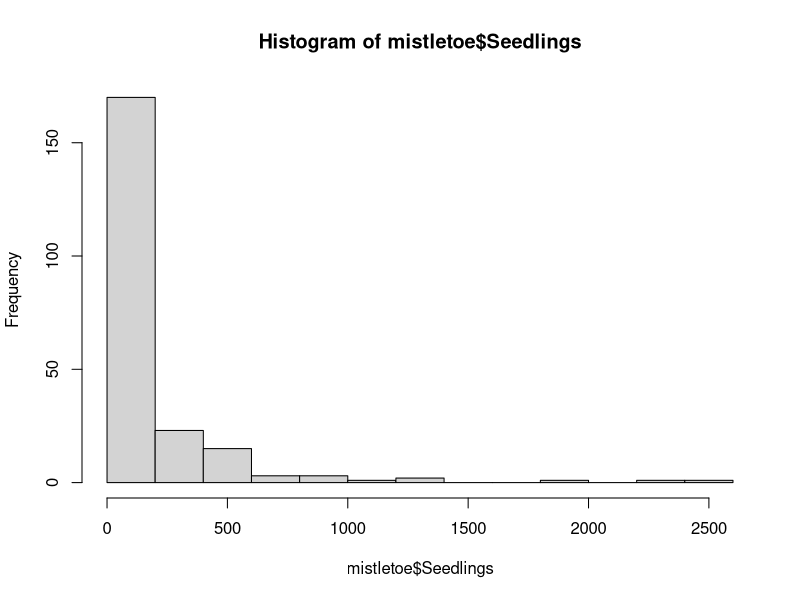
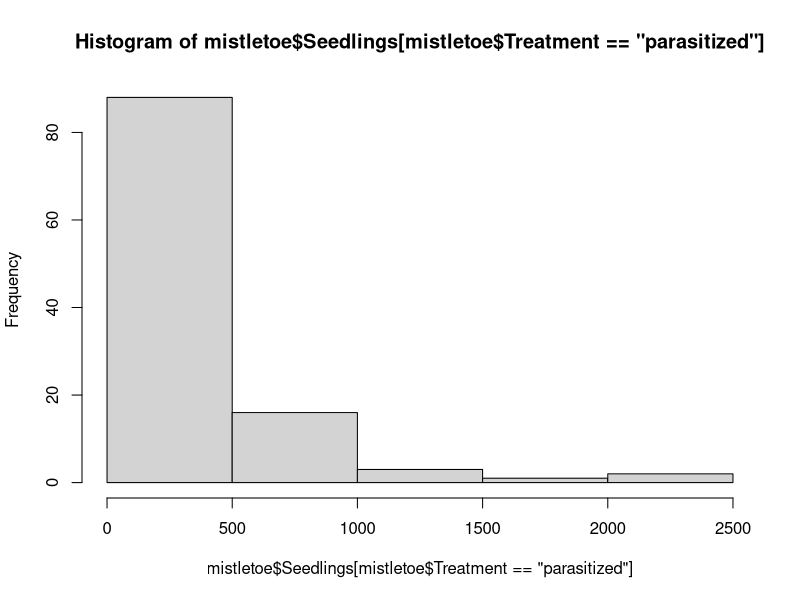
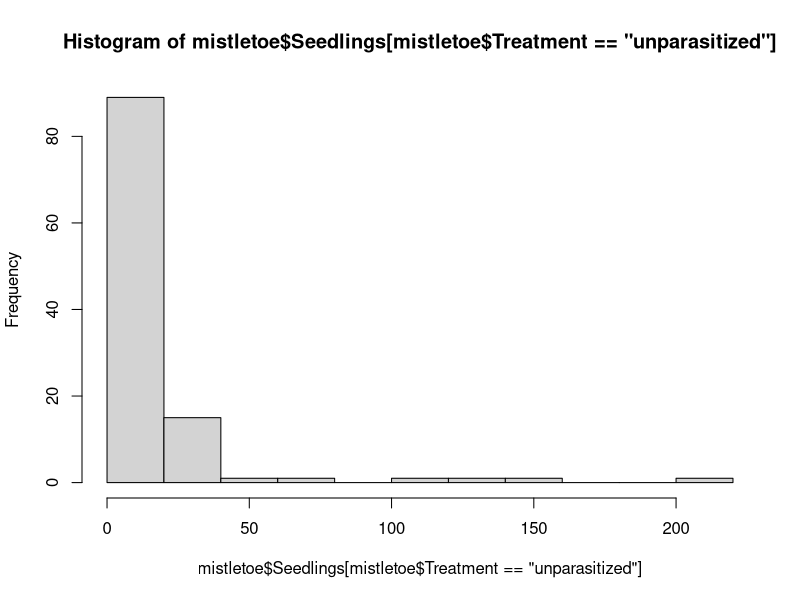
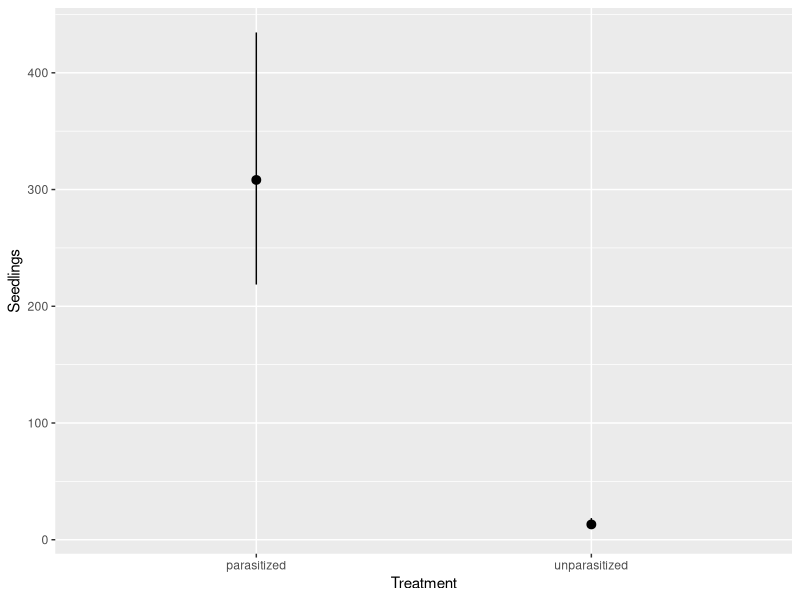
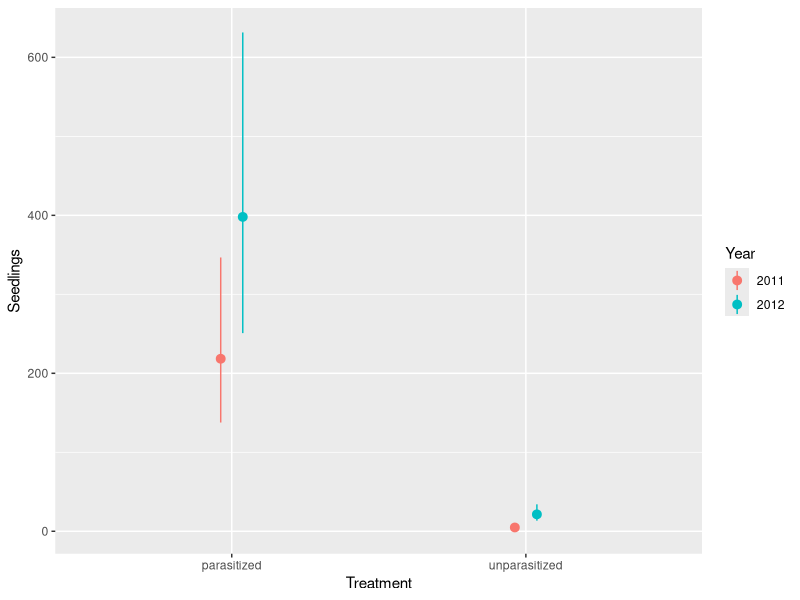
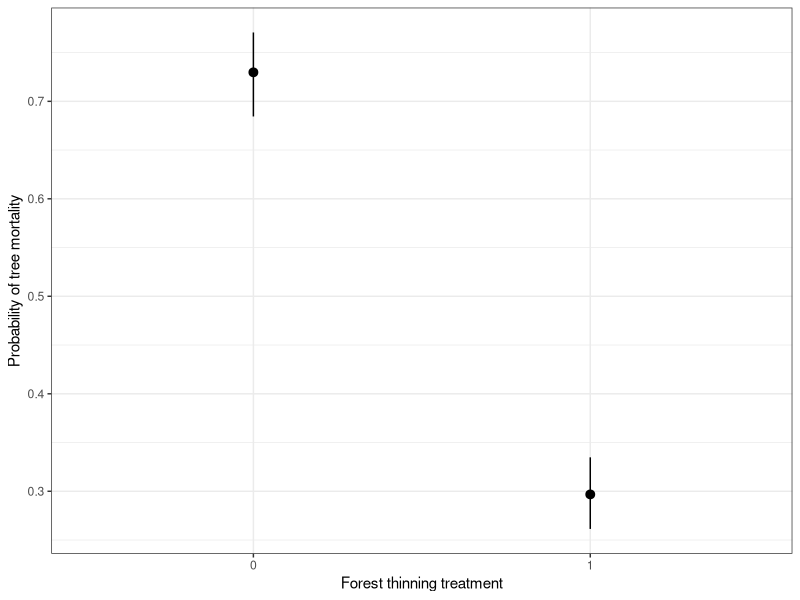
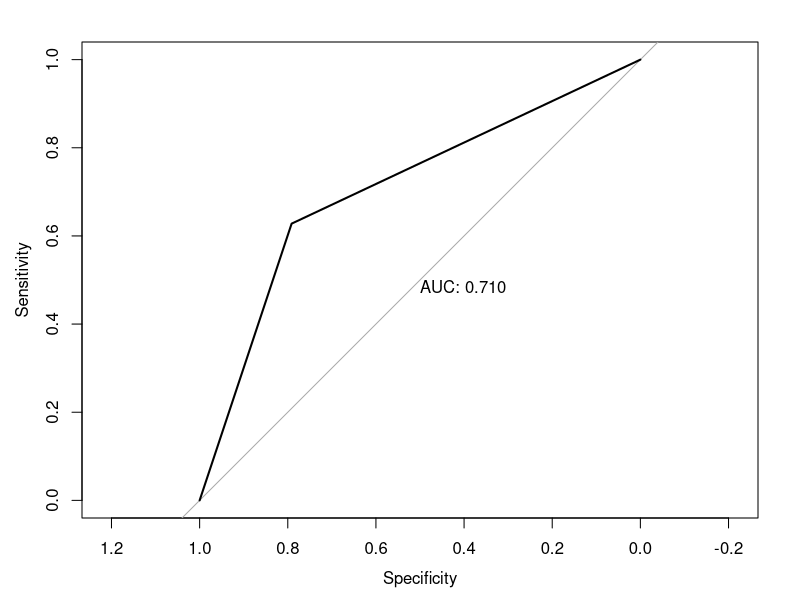
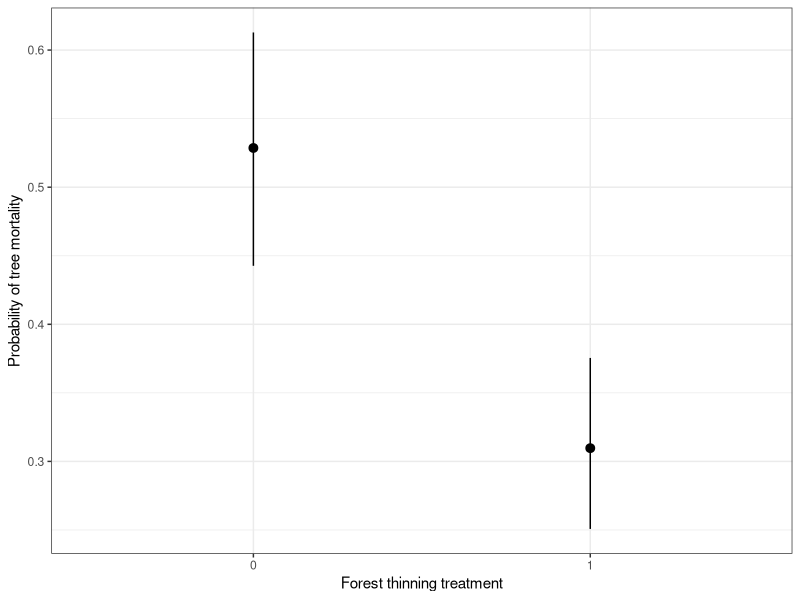

Here is the R script that generated these plots, in order:
## Homework 4 Submission ## 

## Load packages:
library(MASS)
library(tidyverse)
library(marginaleffects)
library(modelr)
library(pROC)

## Question 1:

mistletoe <- read.csv("mistletoes.csv")
head(mistletoe)

## 1a)

# The response variable (seedlings) is discrete and bounded between 0 and infinity (count data).
# For this research question, it looks like the only predictor is treatment, which is categorical.
# I could use Poisson or Negative Binomial distributions for this data. Between the two, I will choose Nbin, as it is able to capture all shapes that Poisson can but I do not have to worry about overdispersion.

# the glm.nb() function from the MASS package automatically fits a Nbin GLM using the log link function without having to specify family or link in the model.

# Fit model
seedling_mod <- glm.nb(Seedlings ~ Treatment, data = mistletoe)
summary(seedling_mod)

# Create predictions from model. Because the model is on the log scale, I need to convert predictions to the scale of the response so they are comparable.
mistletoe$yhat <- exp(predict(seedling_mod, mistletoe))

# create MAE function
MAE <- function(observed, yhat) {
  (mean(abs(observed - yhat)))
}

# Calculate model fit using MAE
MAE(observed = mistletoe$Seedlings, yhat = mistletoe$yhat) # MAE = 145.8
mean(mistletoe$Seedlings) # 160.6 seedlings
hist(mistletoe$Seedlings)

range(mistletoe$Seedlings[mistletoe$Treatment == "parasitized"]) #0 - 2472
range(mistletoe$Seedlings[mistletoe$Treatment == "unparasitized"])  #0 - 209

hist(mistletoe$Seedlings[mistletoe$Treatment == "parasitized"])
hist(mistletoe$Seedlings[mistletoe$Treatment == "unparasitized"])
#Huge difference in range between the treatments, but both treatments have the highest count of 0 by far.

# MAE = 145.8. This can be interpreted the model's average error in predicting the number of seedlings is about 146 seedlings off. This is quite high, especially considering that value is close to the average count of seedlings in our dataset. I believe the large MAE is due to the handful of extreme seedling counts in our dataset; because MAE is the absolute average error, these counts will inflate the average error within our dataset.

# Because RMSE gives higher weight to larger errors, I think the RMSE value should be much higher than the MAE value. I will calculate RMSE to test my idea that the high MAE is due to the extreme counts in our dataset and is not due to error in my code.
rmse <- sqrt(mean((mistletoe$Seedlings - mistletoe$yhat)^2))
print(rmse) #301

# The RMSE value is over double my MAE value, which I believe supports my suspicions above.
# I will conclude that this model is poorly fitting.


## 1b)

plot_predictions(seedling_mod, condition = "Treatment")
# I can visualize here that the predicted seedlings for parasitized are much higher than the prediction for unparasitized treatment, although there is very high error for parasitized trees, as represented by the large confidence interval.

predictions(seedling_mod, newdata = data.frame(Treatment = c("parasitized", "unparasitized")))
# These predicted values should be on the scale of the response variable, and should reflect the parameter estimates of the model summary after converting those values back to the scale of the predictor.

#checking
exp(5.7308)
exp(5.7308-3.1575)
#correct

#slope on scale of response
exp(-3.1575) #0.04

# My analyses indicate that the number of predicted seedlings underneath parasitized and unparasitized trees is about 308 seedlings (95% CI = 218.6 - 434.6) and 13 seedlings (95% CI = 9.3 - 18.6), respectively. The predicted mean seedling count under unparasitized trees is about 4% that of parasitized trees. These results support the alternative hypothesis that mistletoe infection alters seedling density. However, the MAE value of 145 suggests there is a lot of error in these predictions due to the high variability in seedling counts under trees, particularly for that of parasitized trees, which is also represented by the large confidence interval. There are likely other factors that are affecting the number of seedlings under parasitized/unparasitized trees, and our model representing the predictor of mistletoe treatment alone is a poor fit for predicting seedling count under trees.


## 1c) 

# New model with an interaction term with year
mistletoe$Year <- as.factor(mistletoe$Year)
seedling_mod2 <- glm.nb(Seedlings ~ Treatment*Year, data = mistletoe)
summary(seedling_mod2)
# There is not a significant interaction between treatment and year according to the p value (P = 0.0599), but it is very close

mistletoe$yhat2 <- exp(predict(seedling_mod2, mistletoe))
MAE(observed = mistletoe$Seedlings, yhat = mistletoe$yhat2) #140
# MAE is very close to the last value, but slightly lower.

plot_predictions(seedling_mod2, condition = c("Treatment", "Year"))
# Seedlings are higher in 2012

predictions(seedling_mod2, newdata = data.frame(Treatment = c("parasitized", "parasitized", "unparasitized", "unparasitized"),
                                         Year = c("2011", "2012", "2011", "2012")))

# CI for the two parasitized treatments in 2011/2012 overlap each other, but not for the unparasitized treatments between years. There is a significant effect of year on seedlings for the unparasitized group but not the parasitized group.
#new slope on scale of response for unparasitized treatment in this new model
exp(-3.8178) #0.022

#In conclusion, there is technically not a significant effect of year on treatment, as the interaction term has a p value above 0.05, although just barely. The confidence intervals of parasitized treatments between the two years overlap quite a lot, suggesting a large amount of uncertaintly around the estimates. However, the MAE is slightly lower for the second model, indicating slightly less average error. There are likely other factors that can help to better explain seedlings under parasitized and unparasitized trees.




## Question 2:

## 2a)
treemortality <- read.csv("treemortality.csv")
head(treemortality)

thinningmod <- glm(mortality ~ thinning, data = treemortality, family = binomial (link="logit"))
summary(thinningmod)

int <- summary(thinningmod)$coefficients["(Intercept)", "Estimate"] # 0.99
slope <- summary(thinningmod)$coefficients["thinning", "Estimate"] # -1.855

plogis(int) #0.73
plogis(slope) #0.135
plogis(int+slope*1) #0.29



plot_predictions(thinningmod, condition="thinning") + 
  ylab("Probability of tree mortality") +
  xlab("Forest thinning treatment") +
  theme_bw()

thinningpreds <- predictions(thinningmod, 
                     newdata = datagrid(thinning = c("0", "1")))
                     
#Model fit in binomial glms: ROC from pROC package
test_prob <- predict(thinningmod, type = "response")
test_roc <- roc(treemortality$mortality # Actual mortality data
                ~ test_prob, plot = TRUE,  # Test probabilities
                print.auc = TRUE)

test_roc #AUC: 0.71

# Probability of tree mortality in unthinned vs. thinned forests is 73% (95% CI: 0.683 - 0.771) and 29.7% (95% CI: 0.261 - 0.335), respectively; the probability of tree mortality drops about 53% when forests are thinned. Because small and large trees were sampled equally across thinned and unthinned forests, the affect of tree size on mortality is controlled for. The AUC of 0.71 indicates this model is able to explain the relationship between forest thinning and tree mortality better than random chance. The AUC, along with fairly small confidence intervals around the estimates and a lack of confidence intervals overlapping, indicate this model is able to explain the affect of forest thinning on tree mortality fairly well and supports the hypothesis that thinning decreases the probability of tree mortality in wildfire.


## 2b)
# Given that the researchers controlled for tree size by sampling small and large trees equally in thinned vs unthinned plots, tree size does not need to be included in the model because it is being controlled for by the study design. If the researchers had not considered tree size prior to sampling and/or had not randomized the sampling by tree size, then including tree size in the model would be necessary.


## 2c) 
thinningmod2 <- glm(mortality ~ thinning + roaddist + slope, data = treemortality, family = binomial (link="logit"))
summary(thinningmod2)

int2 <- summary(thinningmod2)$coefficients["(Intercept)", "Estimate"] # -22.99
slope2 <- summary(thinningmod2)$coefficients["thinning", "Estimate"] # -0.92
sloperoad <- summary(thinningmod2)$coefficients["roaddist", "Estimate"] #0.54
slopeslope <- summary(thinningmod2)$coefficients["slope", "Estimate"] #0.82

plogis(int2) #1.031735e-10
#probability of mortality in unthinned forests with a slope and road distance of 0. Not relevant to the system/research question

plogis(int2 + slope2*0 + sloperoad*(mean(treemortality$roaddist)) + 
         slopeslope*(mean(treemortality$slope))) #0.53
#probability of mortality in unthinned forests with slope and road distance held at the mean. Should reflect what plot_predictions shows me

plogis(slope2) #0.29
plogis(int2 + slope2*1 + sloperoad*(mean(treemortality$roaddist)) + 
         slopeslope*(mean(treemortality$slope))) #0.31
#probability of mortality in THINNED forests with slope and road distance held at the mean. Should reflect what plot_predictions shows me


plot_predictions(thinningmod2, condition= "thinning") + 
  ylab("Probability of tree mortality") +
  xlab("Forest thinning treatment") +
  theme_bw()
#This plot is showing me the effect of thinning on tree mortality while holding road distance and slope at their means

thinningpreds2 <- predictions(thinningmod2, 
                             newdata = datagrid(thinning = c("0", "1")))

#Model fit in binomial glms: ROC from pROC package
test_prob2 <- predict(thinningmod2, type = "response")
test_roc2 <- roc(treemortality$mortality # Actual mortality data
                ~ test_prob2, plot = TRUE,  # Test probabilities
                print.auc = TRUE)

test_roc2 #AUC: 0.96

(53-73)/73 #27% drop -unthinned
(31-29.7)/29.7 #4% raise -thinned
53 - 31 #22% drop in thinned forests for second model

# The probability of tree mortality with the second model that accounts for the confounding variables of road distance and slope dropped 27%, from 73% to 53% (95% CI: 0.443 - 0.613) in unthinned forests, and raised 4% in thinned forests between the first and second model from 29.7% to 31% (95% CI: 0.25 - 0.36).  Accounting for slope and road distance dramatically changed the estimate of tree mortality in unthinned forests, but did not change the estimate in thinned forests much. With this second model accounting for confounding variables, the probability of tree mortality drops about 22% when forests are thinned, compared to a drop of 53% from the first model. The effect of thinning on tree mortality is therefore smaller in the second model than the first, because the first model was assigning the effects of slope and road distance on tree mortality to the thinning treatment and therefore inflating the estimate. The AUC for the first model was 0.71 and the AUC for the second model is 0.96, indicating the second model explains variation in tree mortality better than the first model.
